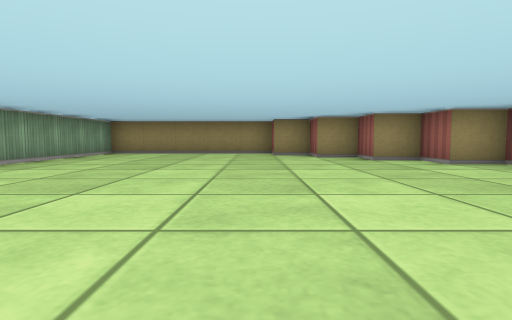
View 1 (above)

16 first-person views from a walk through a cub3D maze. The camera is about half as high as the walls, tilts 4° down and sees 80° across. The floor is counted in squares. Each view is taken from the middle of a square. On the plan, view 1 faces up. The plan holds only what a view shows up to about 9 squares ahead; the rest is blank.

View 2
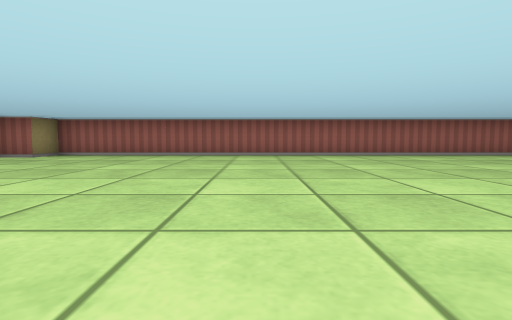

View 3
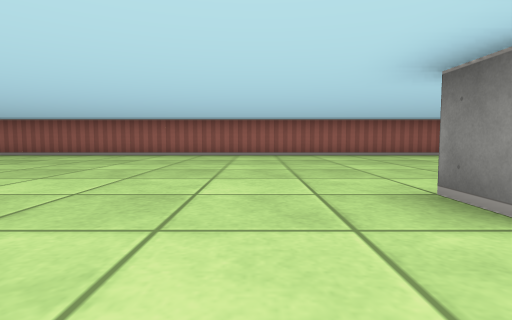

View 4
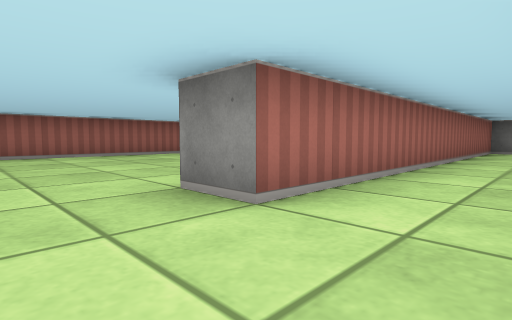

View 5
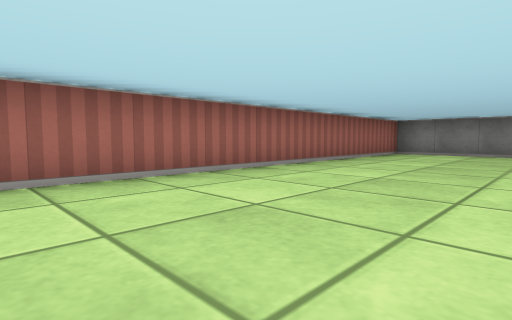

View 6
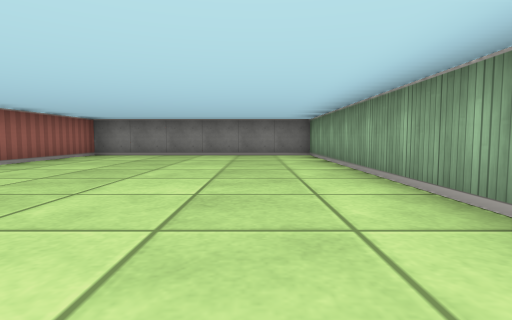

View 7
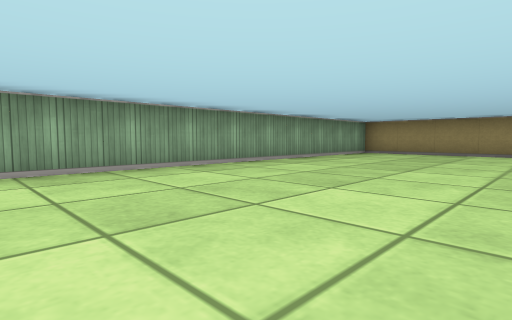

View 8
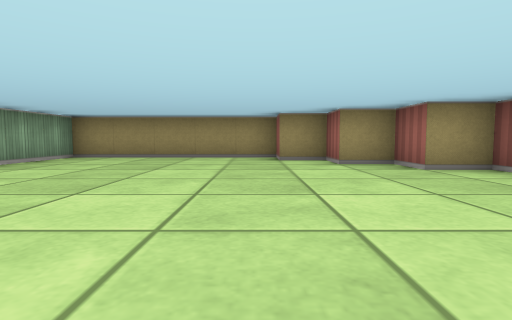

View 9
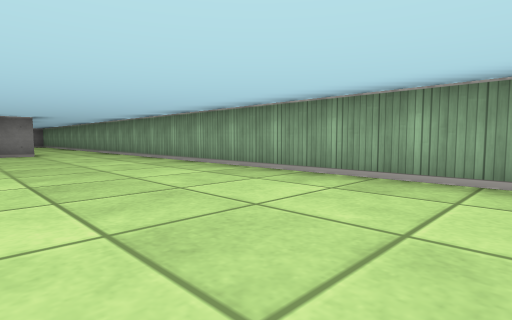

View 10
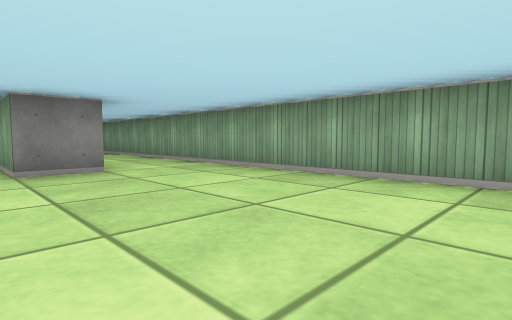

View 11
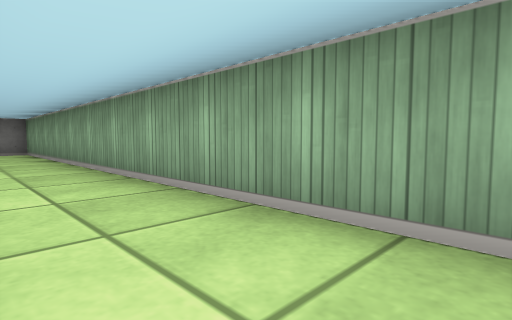

View 12
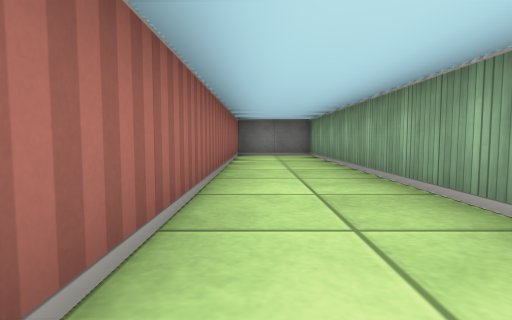

View 13
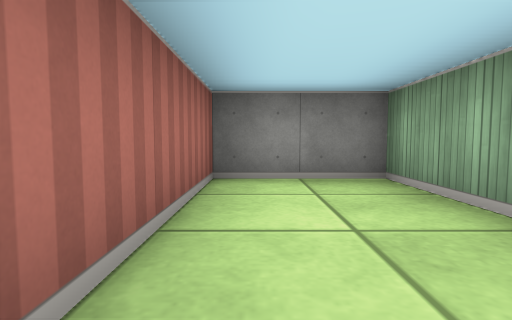

View 14
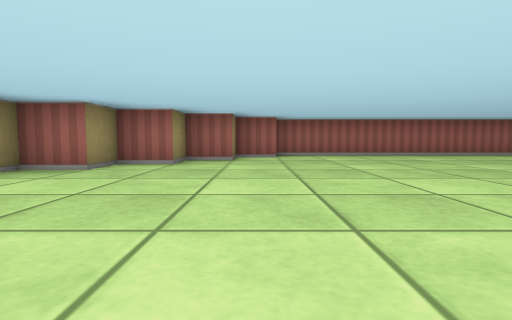

View 15
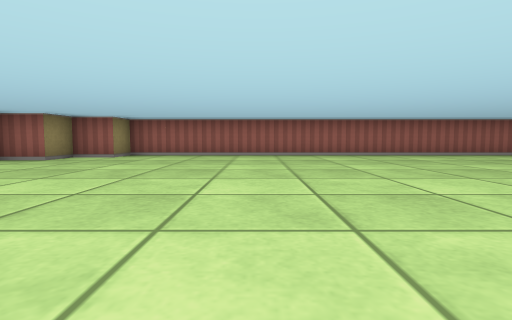

View 16
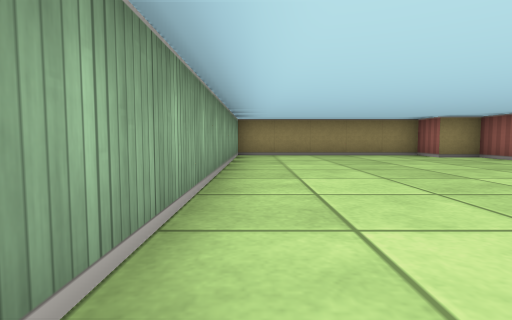

### Floor plan
Points are (right, up) in squares from view 1. A wall is a line through its corners. A room is listed if a view was taken in it or the views show most of it. See-through windows are left out.
Room 1 (views 1, 2, 3, 4, 5, 6, 7, 8, 9, 10, 11, 12, 13, 14, 15, 16)
walls: (-1.5, -10.8) (-1.5, -17.5) (4.5, -17.5) (4.5, 5.5) (3.5, 5.5) (3.5, 6.5) (2.5, 6.5) (2.5, 7.5) (1.5, 7.5) (1.5, 8.5) (0.5, 8.5) (0.5, 9.5) (-4.5, 9.5) (-4.5, -17.5) (-2.5, -17.5) (-2.5, -7.5) (-1.5, -7.5) (-1.5, -8.9)

Positions as (right, up) in squares from view 1, and headings:
1: (0, 0), facing up
2: (-4, 0), facing right
3: (-4, -6), facing right
4: (-4, -6), facing down-right
5: (1, -8), facing down-right
6: (0, -9), facing down
7: (0, 0), facing up-left
8: (0, 2), facing up
9: (-1, 2), facing down-left
10: (-1, -3), facing down-left
11: (-3, -7), facing down-left
12: (-3, -9), facing down
13: (-3, -14), facing down
14: (-4, 6), facing right
15: (-4, 2), facing right
16: (-4, 1), facing up
